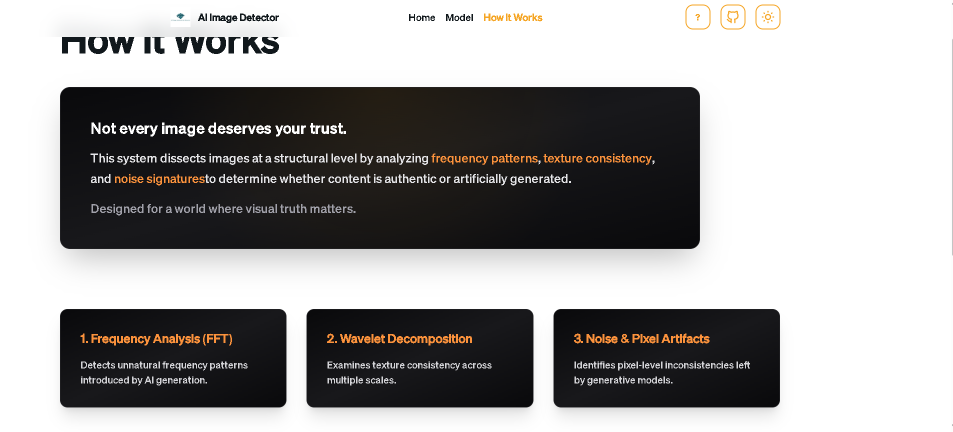
#> input picture resources/code.png, 1906 x 863 px (shown at 1/2 size)
$ python -i fft_detector.py   (imports and definitions only)
#> lines starting #> are read from the running program, lines starting #| are printed output that depends on the picture; after the words box and inside, x2 and y2 are one past the last pixel; in counts of white or black regions, pixels touching at a corner belong together
import cv2
import numpy as np
from scipy.fftpack import fft2, fftshift

def extract_features(image_path):
#> called with image_path = '../../resources/code.png'
    img = cv2.imread(image_path)
#> img is the input picture: shape (863, 1906, 3); mean B, G, R 158.1, 158.5, 159.7
    if img is None:
        raise ValueError("Image not found or path is incorrect")

    img = cv2.resize(img, (256, 256))
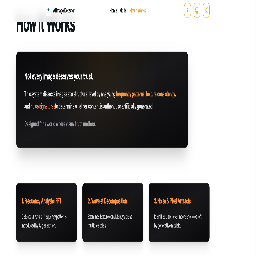
#> img: shape (256, 256, 3); mean B, G, R 157.7, 158, 159.2
    gray = cv2.cvtColor(img, cv2.COLOR_BGR2GRAY)

    f = fft2(gray)
    fshift = fftshift(f)
    magnitude = np.log(np.abs(fshift) + 1)
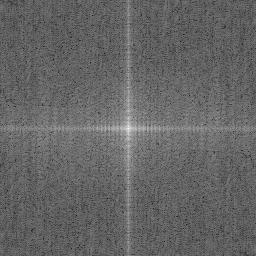
#> magnitude: shape (256, 256) float64; min 3.12, max 16.15, mean 8.32; drawn with min black and max white

    mean_energy = np.mean(magnitude)
#> mean_energy = 8.32
    std_energy = np.std(magnitude)
#> std_energy = 0.853

    h, w = magnitude.shape
#> h = 256; w = 256
    center_size = 30

    center = magnitude[
        h//2-center_size:h//2+center_size,
        w//2-center_size:w//2+center_size
    ]
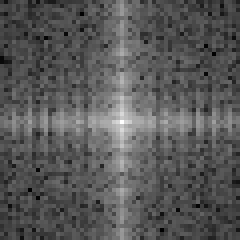
#> center: shape (60, 60) float64 (shown 4 times larger); min 6.14, max 16.15, mean 9.62; drawn with min black and max white

    outer = magnitude.copy()
    outer[
        h//2-center_size:h//2+center_size,
        w//2-center_size:w//2+center_size
    ] = 0
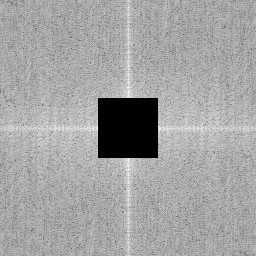
#> outer: shape (256, 256) float64; 5.49% of pixels changed, all inside (x1, y1, x2, y2) = (98, 98, 158, 158); drawn with min black and max white

    high_freq_ratio = np.mean(outer) / (np.mean(center) + 1e-6)
#> high_freq_ratio = 0.81

    fft_score = (
        0.4 * (mean_energy / 10) +
        0.6 * high_freq_ratio
    )
#> fft_score = 0.819
    fft_score = min(max(fft_score, 0), 1)

    return [
        round(mean_energy, 4),
        round(std_energy, 4),
        round(high_freq_ratio, 4),
        round(fft_score, 4)
    ]

>>> result = extract_features('../../resources/code.png')
#> result = [8.32, 0.853, 0.81, 0.819]

$ run again, on resources/dataset.png
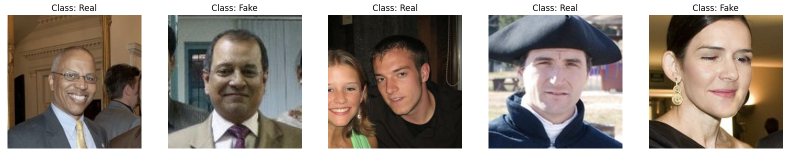
#> input picture resources/dataset.png, 1582 x 308 px (shown at 1/2 size)
#> in extract_features, img is the input picture: shape (308, 1582, 3); mean B, G, R 132.4, 140.6, 150.5
#> img: shape (256, 256, 3)
#> in extract_features, `magnitude = np.log(np.abs(fshift) + 1)`:
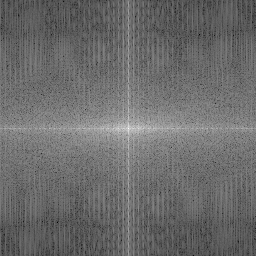
#> magnitude: shape (256, 256) float64; min 1.32, max 16.05, mean 7.56; drawn with min black and max white
#> mean_energy = 7.56
#> std_energy = 1.22
#> in extract_features, `outer[ h//2-center_size:h//2+center_size, w//2-center_size:w//2+center..`:
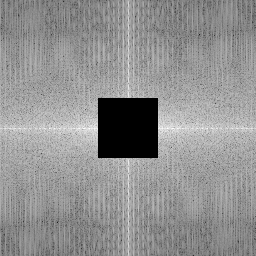
#> outer: shape (256, 256) float64; 5.49% of pixels changed, all inside (x1, y1, x2, y2) = (98, 98, 158, 158); drawn with min black and max white
#> high_freq_ratio = 0.733
#> fft_score = 0.742
#> result = [7.56, 1.22, 0.733, 0.742]

$ run again, on resources/landing.png
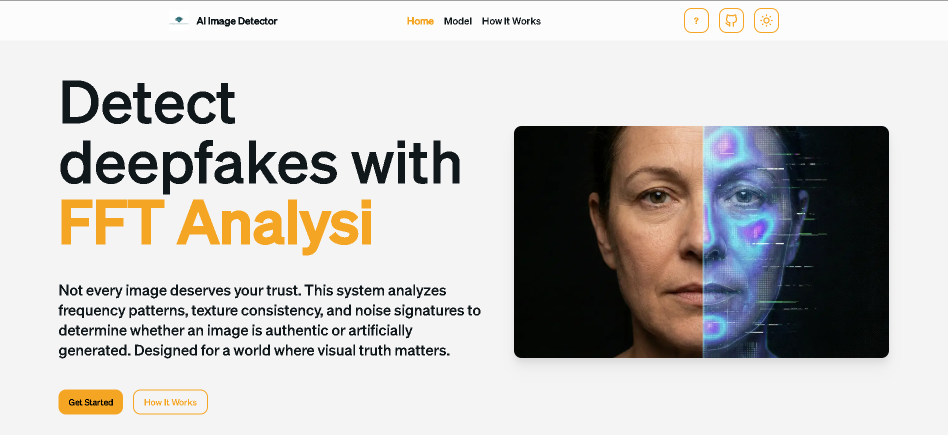
#> input picture resources/landing.png, 1896 x 869 px (shown at 1/2 size)
#> in extract_features, img is the input picture: shape (869, 1896, 3); mean B, G, R 192.5, 193.9, 195.9
#> img: shape (256, 256, 3)
#> in extract_features, `magnitude = np.log(np.abs(fshift) + 1)`:
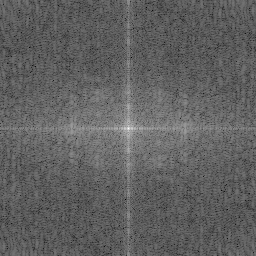
#> magnitude: shape (256, 256) float64; min 3.66, max 16.36, mean 8.5; drawn with min black and max white
#> mean_energy = 8.5
#> std_energy = 0.858
#> in extract_features, `outer[ h//2-center_size:h//2+center_size, w//2-center_size:w//2+center..`:
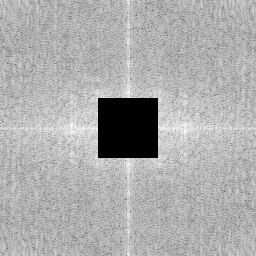
#> outer: shape (256, 256) float64; 5.49% of pixels changed, all inside (x1, y1, x2, y2) = (98, 98, 158, 158); drawn with min black and max white
#> high_freq_ratio = 0.812
#> fft_score = 0.827
#> result = [8.5, 0.858, 0.812, 0.827]
